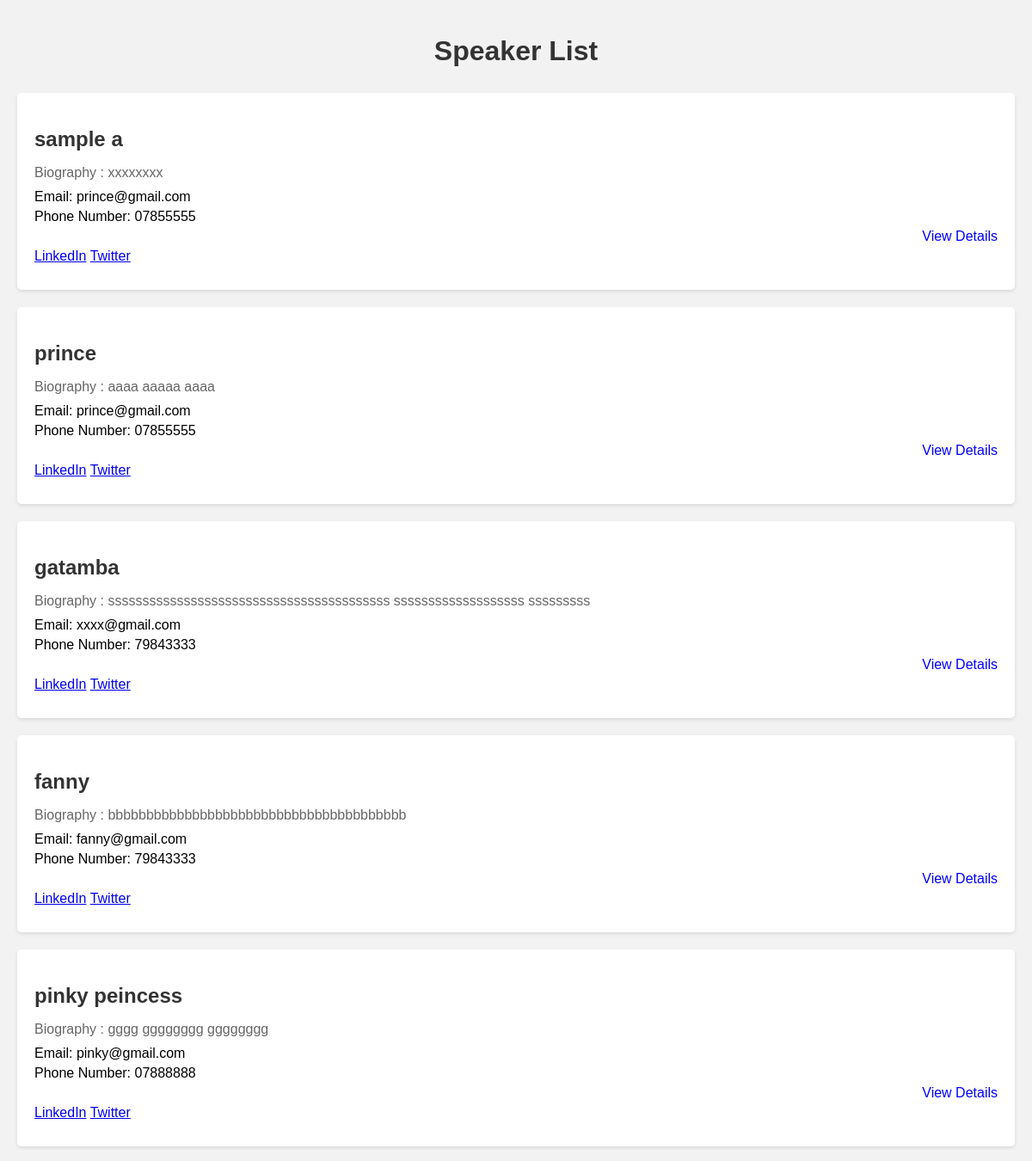
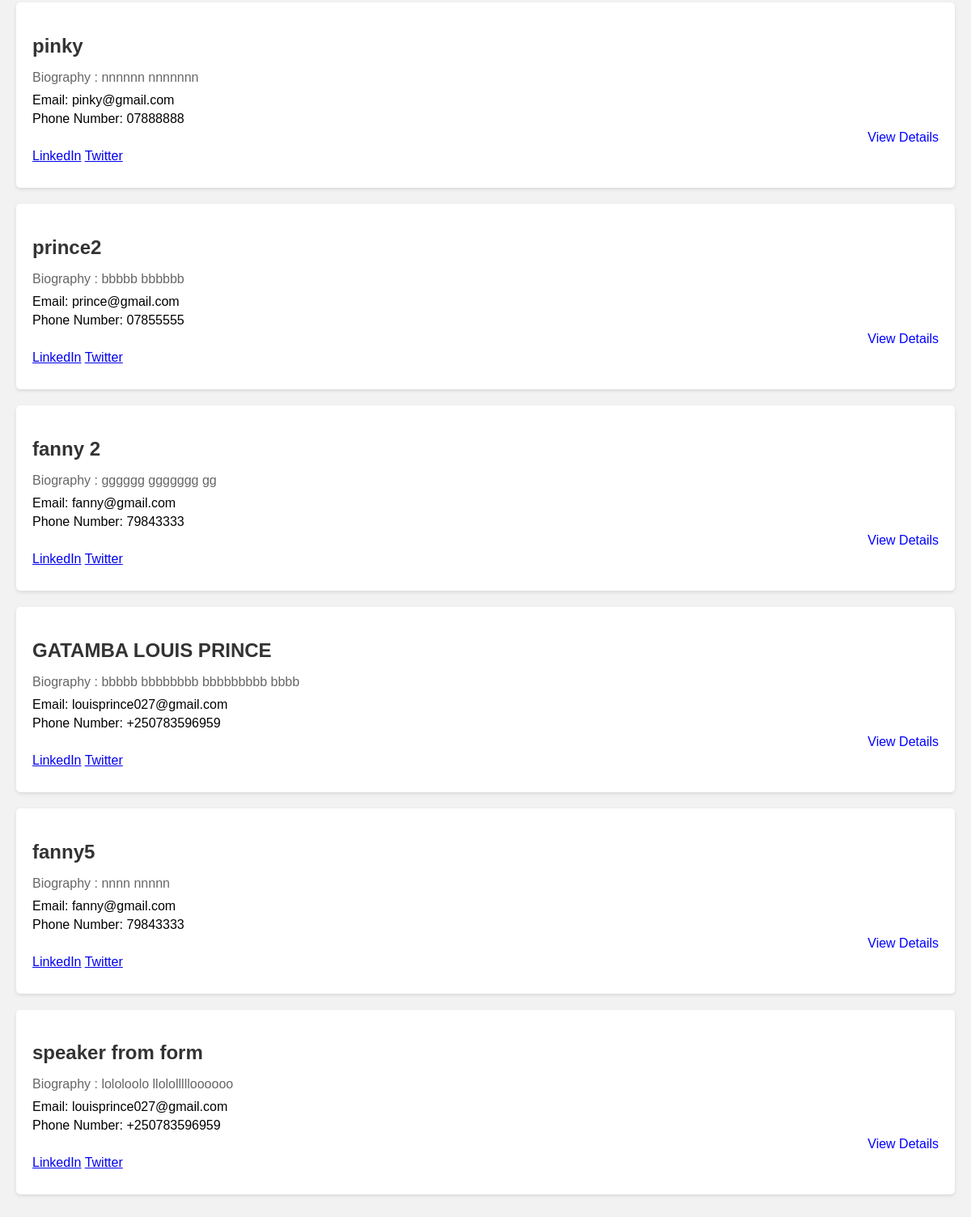
Page /all/speakers on the committed database (2 pictures, top to bottom).
### firstapp/models.py (models this page shows, shortened)
class Speaker_management(models.Model):
     name = models.CharField(max_length=100)
     biography = models.TextField()
     photo = models.ImageField(upload_to='speakers/', blank=True, null=True)
     email = models.EmailField()
     phone_number = models.CharField(max_length=20)
     linkedin_link = models.URLField(blank=True)
     twitter_link = models.URLField(blank=True)

### firstapp/views.py (the view)
# urls.py: path('all/speakers',views.speaker_list),
def speaker_list(request):
    speakers = Speaker_management.objects.all()
    return render(request, 'allspeakers.html', {'speakers': speakers})

### templates/allspeakers.html (shortened to what this page needs)
<!DOCTYPE html>
<html lang="en">
<head>
</head>
<body>
    <h1>Speaker List</h1>
    <ul class="speaker-list">
        {% for speaker in speakers %}
            <li class="speaker-item">
                <h2 class="speaker-name">{{ speaker.name }}</h2>
                <p class="speaker-biography">Biography : {{ speaker.biography }}</p>
                <div class="speaker-info">
                    <p>Email: {{ speaker.email }}</p>
                    <p>Phone Number: {{ speaker.phone_number }}</p>
                    <div class="speaker-details">
                        <a href="details/{{ speaker.id }}">View Details</a>
                    </div>
                    <p>
                        <a href="{{ speaker.linkedin_link }}" class="speaker-link" target="_blank">LinkedIn</a>
                        <a href="{{ speaker.twitter_link }}" class="speaker-link" target="_blank">Twitter</a>
                    </p>
                </div>
            </li>
        {% endfor %}
    </ul>
</body>
</html>

### templates/allspeakers.html (style rules this page uses)
body { font-family: Arial, sans-serif; background-color: #f2f2f2; padding: 20px; margin: 0; }
h1 { color: #333; text-align: center; margin-bottom: 30px; }
.speaker-list { list-style-type: none; padding: 0; }
.speaker-item { background-color: #fff; border-radius: 5px; padding: 20px; margin-bottom: 20px; box-shadow: 0px 2px 4px rgba(0, 0, 0, 0.1); transition: transform 0.3s ease-in-out; }
.speaker-name { font-size: 24px; font-weight: bold; color: #333; margin-bottom: 10px; }
.speaker-biography { color: #666; margin-bottom: 10px; }
.speaker-info { margin-bottom: 10px; }
.speaker-info p { margin: 5px 0; }
.speaker-details { display: flex; justify-content: flex-end; }
.speaker-details a { color: blue; text-decoration: none; margin-left: 10px; transition: color 0.3s ease-in-out; }

### rows in the picture
Speaker_management: name "sample a", biography "xxxxxxxx", email "prince@gmail.com", phone_number "07855555"
Speaker_management: name "prince", biography "aaaa aaaaa aaaa", email "prince@gmail.com", phone_number "07855555"
Speaker_management: name "gatamba", biography "sssssssssssssssssssssssssssssssssssssssss sssssssssssssssssss sssssssss", email "xxxx@gmail.com", phone_number "79843333"
Speaker_management: name "fanny", biography "bbbbbbbbbbbbbbbbbbbbbbbbbbbbbbbbbbbbbbb", email "fanny@gmail.com", phone_number "79843333"
Speaker_management: name "pinky peincess", biography "gggg gggggggg gggggggg", email "pinky@gmail.com", phone_number "07888888"
Speaker_management: name "pinky", biography "nnnnnn nnnnnnn", email "pinky@gmail.com", phone_number "07888888"
Speaker_management: name "prince2", biography "bbbbb bbbbbb", email "prince@gmail.com", phone_number "07855555"
Speaker_management: name "fanny 2", biography "gggggg ggggggg gg", email "fanny@gmail.com", phone_number "79843333"
Speaker_management: name "GATAMBA LOUIS PRINCE", biography "bbbbb bbbbbbbb bbbbbbbbb bbbb", email "louisprince027@gmail.com", phone_number "+250783596959"
Speaker_management: name "fanny5", biography "nnnn nnnnn", email "fanny@gmail.com", phone_number "79843333"
Speaker_management: name "speaker from form", biography "lololoolo llolollllloooooo", email "louisprince027@gmail.com", phone_number "+250783596959"
